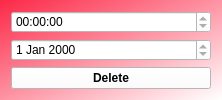
<?xml version="1.0" encoding="UTF-8"?>
<ui version="4.0">
 <class>Form</class>
 <widget class="QWidget" name="Form">
  <property name="geometry">
   <rect>
    <x>0</x>
    <y>0</y>
    <width>222</width>
    <height>93</height>
   </rect>
  </property>
  <property name="windowTitle">
   <string>Alarm</string>
  </property>
  <property name="styleSheet">
   <string notr="true">background: qlineargradient(spread:pad, x1:0, y1:0, x2:1, y2:1, stop:0 rgba(252, 40, 71, 255), stop:1 rgba(255, 255, 255, 255));
font: 8pt &quot;Verdana&quot;;
</string>
  </property>
  <layout class="QGridLayout" name="gridLayout">
   <item row="1" column="0">
    <widget class="QTimeEdit" name="timeEdit">
     <property name="styleSheet">
      <string notr="true">background: white;</string>
     </property>
     <property name="readOnly">
      <bool>true</bool>
     </property>
    </widget>
   </item>
   <item row="2" column="0">
    <widget class="QDateEdit" name="dateEdit">
     <property name="styleSheet">
      <string notr="true">background: white;</string>
     </property>
     <property name="readOnly">
      <bool>true</bool>
     </property>
    </widget>
   </item>
   <item row="3" column="0">
    <widget class="QPushButton" name="deleteAlarmBtn">
     <property name="styleSheet">
      <string notr="true">background: white; font-weight: bold;</string>
     </property>
     <property name="text">
      <string>Delete</string>
     </property>
    </widget>
   </item>
  </layout>
 </widget>
 <resources/>
 <connections/>
</ui>
